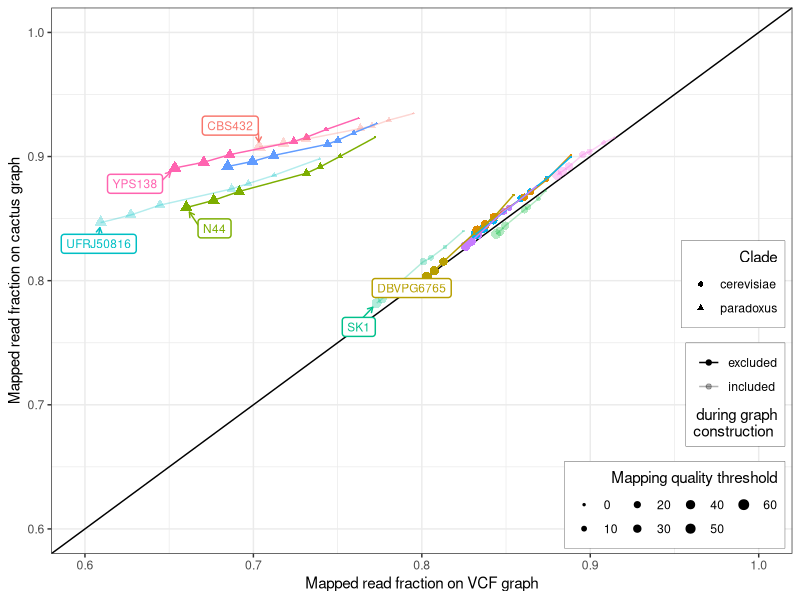
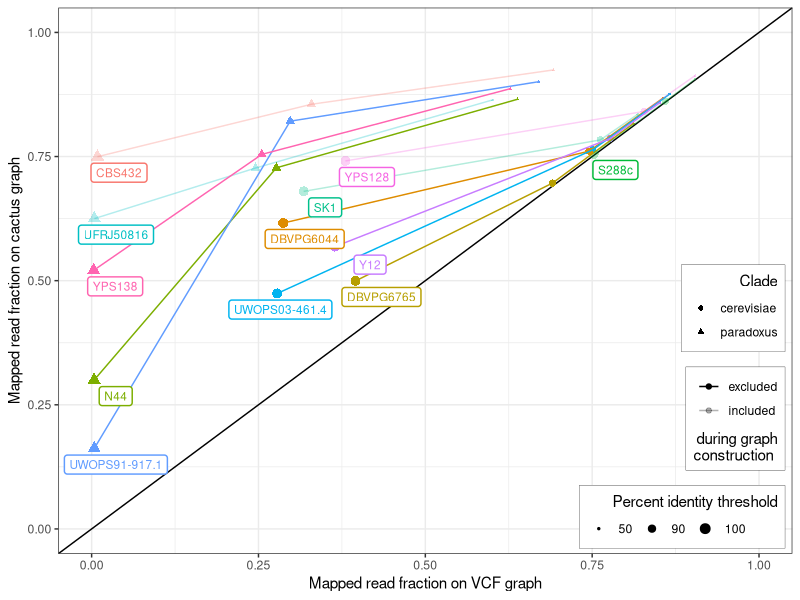

Source code (R) for these figures, in order:
library(tidyverse)
library(magrittr)
library(ggrepel)

##############
#Read mapping#
##############

#Four strains
#############

construct <- read_tsv("data/yeast/yeast.mapping.constructunion.four.tsv", col_names = c("mapq_gt0", "mapq_ge10", "mapq_ge20", "mapq_ge30", "mapq_ge40", "mapq_ge50", "mapq_ge60", "id_ge100", "id_ge90", "id_ge50", "all", "graph", "sample"))
cactus <- read_tsv("data/yeast/yeast.mapping.cactus.four.tsv", col_names = c("mapq_gt0", "mapq_ge10", "mapq_ge20", "mapq_ge30", "mapq_ge40", "mapq_ge50", "mapq_ge60", "id_ge100", "id_ge90", "id_ge50", "all", "graph", "sample"))

construct_new <- construct %>%
  gather("mapq_gt0", "mapq_ge10", "mapq_ge20", "mapq_ge30", "mapq_ge40", "mapq_ge50", "mapq_ge60", "id_ge100", "id_ge90", "id_ge50", key="filter", value="construct_number") %>%
  mutate(construct_fraction = construct_number / all) %>%
  select(sample, filter, construct_fraction)

cactus_new <- cactus %>%
  gather("mapq_gt0", "mapq_ge10", "mapq_ge20", "mapq_ge30", "mapq_ge40", "mapq_ge50", "mapq_ge60", "id_ge100", "id_ge90", "id_ge50", key="filter", value="cactus_number") %>%
  mutate(cactus_fraction = cactus_number / all) %>%
  select(sample, filter, cactus_fraction)

## Mapping quality plot
pdf('pdf/yeast-mapping-quality-four.pdf', 6, 6)
construct_new %>%
  inner_join(cactus_new, by=c("sample", "filter")) %>%
  filter(filter %in% c("mapq_gt0", "mapq_ge10", "mapq_ge20", "mapq_ge30", "mapq_ge40", "mapq_ge50", "mapq_ge60")) %>%
  mutate(filter = factor(filter, levels = c("mapq_gt0", "mapq_ge10", "mapq_ge20", "mapq_ge30", "mapq_ge40", "mapq_ge50", "mapq_ge60"), labels = c("0", "10", "20", "30", "40", "50", "60"))) %>%
  mutate(clade=ifelse(sample %in% c("UWOPS91-917.1","UFRJ50816","YPS138","N44","CBS432"), 'paradoxus', 'cerevisiae')) %>%
  mutate(ingraph=ifelse(sample %in% c("UFRJ50816", "YPS128", "CBS432", "SK1", "S288c"), 'included', 'excluded')) %>% 
  ggplot(aes(construct_fraction, cactus_fraction,
               color=sample, alpha=ingraph, pch=clade)) +
  geom_abline(intercept=0) +
  geom_point(aes(size=filter)) +
  geom_line() +
  geom_label_repel(aes(label=ifelse(filter==60, sample, '')),
                   point.padding=.5, box.padding=.5,
                   min.segment.length=0, size=3, seed=123,
                   alpha=1, segment.size=.5, label.size=.5,
                   arrow=arrow(length = unit(0.01, "npc"))) + 
  labs(color="Strain", size="Mapping quality threshold",
       x="Mapped read fraction on VCF graph",
       y="Mapped read fraction on cactus graph",
       alpha="during graph\nconstruction ", pch="Clade") +
  coord_cartesian(xlim=c(0.6,1), ylim=c(0.6,1)) +
  scale_size_discrete(range=c(.5,3)) +
  scale_alpha_discrete(range=c(1, .3)) +
  theme_bw() +
  theme(legend.position=c(.99,.01), legend.justification=c(1, 0),
        legend.box.just='right',
        legend.background=element_rect(colour='black', size=.1)) +
  guides(pch=guide_legend(order=1, title.hjust=1),
         size=guide_legend(ncol=4, order=3, title.hjust=1),
         alpha=guide_legend(order=2, title.hjust=1, title.position='bottom'),
         color=FALSE)
dev.off()

# Mapping percent identity plot
pdf('pdf/yeast-mapping-identity-four.pdf', 6, 6)
construct_new %>%
  inner_join(cactus_new, by=c("sample", "filter")) %>%
  filter(filter %in% c("id_ge100", "id_ge90", "id_ge50")) %>%
  mutate(filter = factor(filter, levels = c("id_ge50", "id_ge90", "id_ge100"), labels = c("50", "90", "100"))) %>%
  mutate(clade=ifelse(sample %in% c("UWOPS91-917.1","UFRJ50816","YPS138","N44","CBS432"), 'paradoxus', 'cerevisiae')) %>%
  mutate(ingraph=ifelse(sample %in% c("UFRJ50816", "YPS128", "CBS432", "SK1", "S288c"), 'included', 'excluded')) %>%
  ggplot(aes(construct_fraction, cactus_fraction, color=sample,
             alpha=ingraph, pch=clade)) +
  geom_abline(intercept=0) +
  geom_point(aes(size=filter)) +
  geom_line() +
  geom_label_repel(aes(label=ifelse(filter==100, sample, '')),
                   point.padding=.25, box.padding=.25,
                   min.segment.length=Inf, size=3, seed=123,
                   nudge_y=-.01, nudge_x=.01,
                   alpha=1, label.size=.5) + 
  labs(color="Strain", size="Percent identity threshold",
       x="Mapped read fraction on VCF graph",
       y="Mapped read fraction on cactus graph",
       alpha="during graph\nconstruction ", pch="Clade") +
  coord_cartesian(xlim=c(0,1), ylim=c(0,1)) +
  scale_size_discrete(range=c(.5,3)) +
  scale_alpha_discrete(range=c(1, .3)) +
  theme_bw() +
  theme(legend.position=c(.99,.01), legend.justification=c(1, 0),
        legend.box.just='right',
        legend.background=element_rect(colour='black', size=.1)) +
  guides(pch=guide_legend(order=1, title.hjust=1),
         size=guide_legend(ncol=4, order=3, title.hjust=1),
         alpha=guide_legend(order=2, title.hjust=1, title.position='bottom'),
         color=FALSE)
dev.off()
